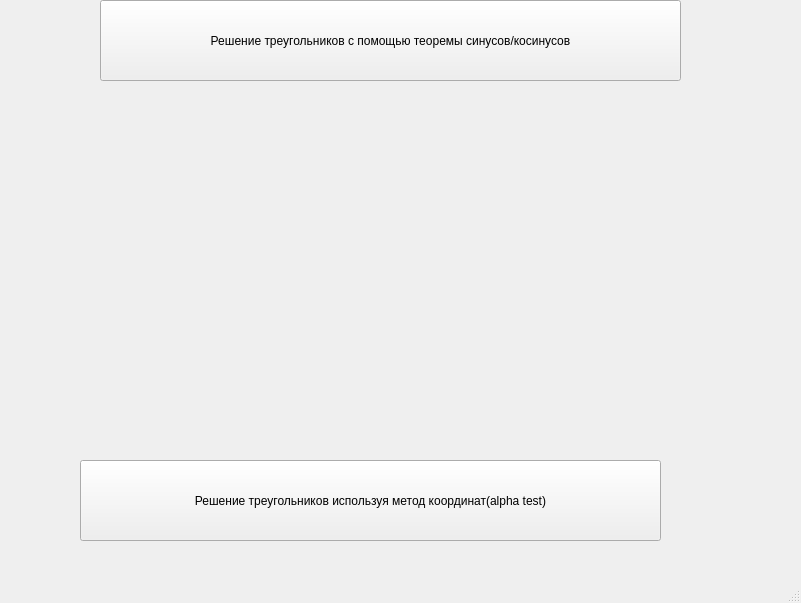
<?xml version="1.0" encoding="UTF-8"?>
<ui version="4.0">
 <class>MainWindow</class>
 <widget class="QMainWindow" name="MainWindow">
  <property name="geometry">
   <rect>
    <x>0</x>
    <y>0</y>
    <width>801</width>
    <height>603</height>
   </rect>
  </property>
  <property name="windowTitle">
   <string>MainWindow</string>
  </property>
  <widget class="QWidget" name="centralwidget">
   <widget class="QLabel" name="label">
    <property name="geometry">
     <rect>
      <x>0</x>
      <y>0</y>
      <width>801</width>
      <height>551</height>
     </rect>
    </property>
    <property name="text">
     <string/>
    </property>
    <property name="pixmap">
     <pixmap>PYPY.jpg</pixmap>
    </property>
    <property name="scaledContents">
     <bool>true</bool>
    </property>
   </widget>
   <widget class="QPushButton" name="pushButton">
    <property name="geometry">
     <rect>
      <x>80</x>
      <y>460</y>
      <width>581</width>
      <height>81</height>
     </rect>
    </property>
    <property name="text">
     <string>Решение треугольников используя метод координат(alpha test)</string>
    </property>
   </widget>
   <widget class="QPushButton" name="pushButton_2">
    <property name="geometry">
     <rect>
      <x>100</x>
      <y>0</y>
      <width>581</width>
      <height>81</height>
     </rect>
    </property>
    <property name="text">
     <string>Решение треугольников с помощью теоремы синусов/косинусов</string>
    </property>
   </widget>
  </widget>
  <widget class="QMenuBar" name="menubar">
   <property name="geometry">
    <rect>
     <x>0</x>
     <y>0</y>
     <width>801</width>
     <height>26</height>
    </rect>
   </property>
  </widget>
  <widget class="QStatusBar" name="statusbar"/>
 </widget>
 <resources/>
 <connections/>
</ui>
